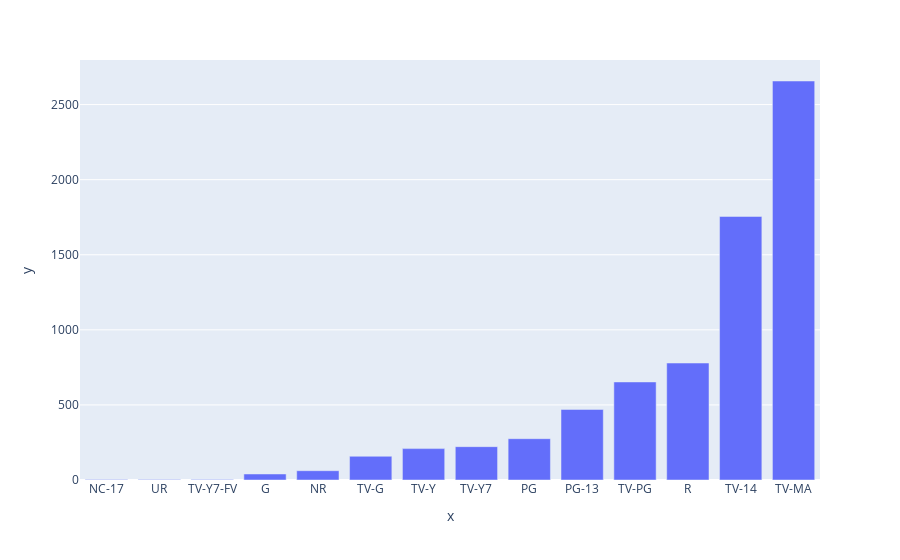

The code cell stored with this chart in its notebook:
### Code cell
#plot count vs ratings
px.bar(x = var.index, y = var.values)

### Figure 1 — Plotly figure (JSON) as saved in the notebook; plotly's stock layout.template omitted (floating-point values rounded to 4 significant figures)
{"data": [{"alignmentgroup": "True", "hovertemplate": "x=%{x}<br>y=%{y}<extra></extra>", "legendgroup": "", "marker": {"color": "#636efa", "pattern": {"shape": ""}}, "name": "", "offsetgroup": "", "orientation": "v", "showlegend": false, "textposition": "auto", "type": "bar", "x": ["NC-17", "UR", "TV-Y7-FV", "G", "NR", "TV-G", "TV-Y", "TV-Y7", "PG", "PG-13", "TV-PG", "R", "TV-14", "TV-MA"], "xaxis": "x", "y": [3, 3, 4, 40, 62, 158, 209, 222, 275, 470, 653, 779, 1755, 2657], "yaxis": "y"}], "layout": {"autosize": true, "barmode": "relative", "legend": {"tracegroupgap": 0}, "margin": {"t": 60}, "xaxis": {"anchor": "y", "autorange": true, "domain": [0, 1], "range": [-0.5, 13.5], "title": {"text": "x"}, "type": "category"}, "yaxis": {"anchor": "x", "autorange": true, "domain": [0, 1], "range": [0, 2797.0], "title": {"text": "y"}, "type": "linear"}}}
